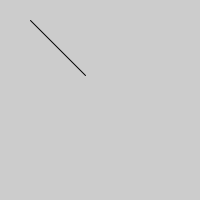
Frame 1 (no input)
Frame 60 (the mouse pressed at the canvas centre just before this capture): identical to frame 1, image omitted
Frame 120 (the mouse held since frame 60 and released just before this capture): identical to frame 1, image omitted

The Processing sketch that drew this single still picture (run headless with seeded random() and noise(); from frame 60 on, the mouse is pressed at the canvas centre):

// Processing sketch: sketch_2g
// ── sketch_2g.pde
void setup() {  
  size(200,200);
  line(30, 20, 85, 75);

}
 
void draw() {
}
